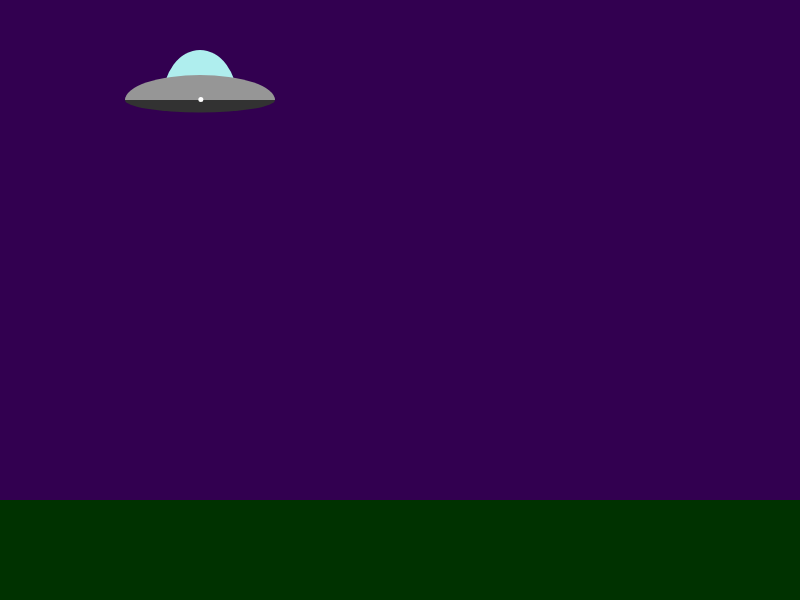
Frame 1 (no input)
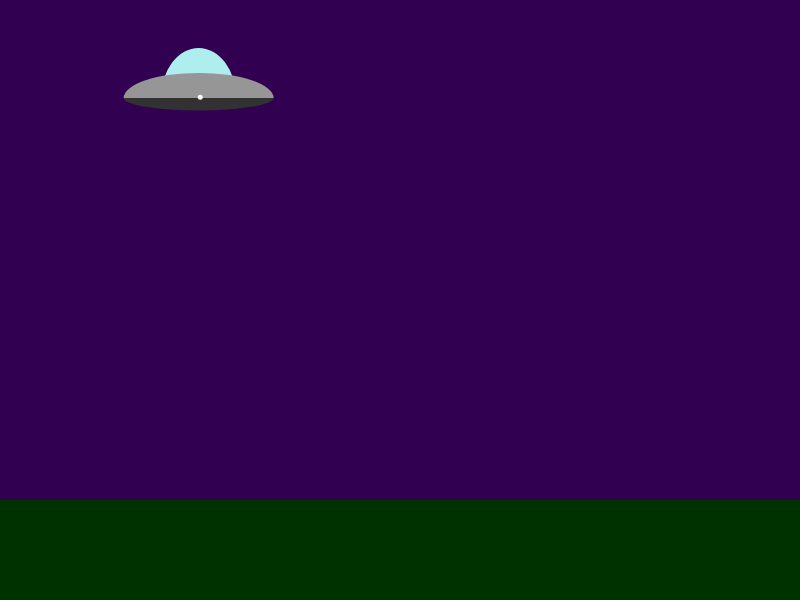
Frame 60 (no input)
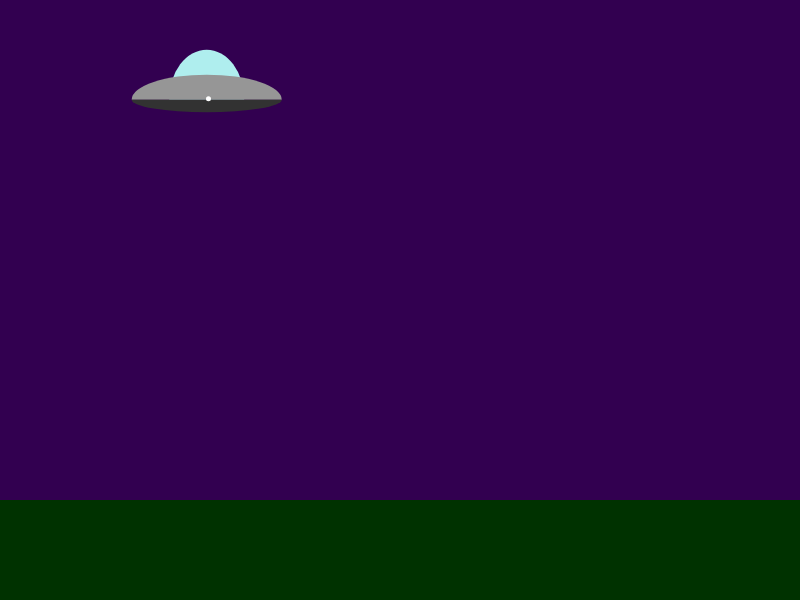
Frame 120 (the mouse pressed at the canvas centre since frame 60)

The p5.js sketch that drew these frames (run headless with seeded random() and noise() and a simulated clock; from frame 60 on, the mouse is pressed at the canvas centre):

// p5.js sketch
// ── sketch.js
//Topic 1.1 
//Object orientation revisted
//part one

var flying_saucer_x;
var flying_saucer_y;
var flying_saucer_width;
var flying_saucer_height;

function setup()
{
    createCanvas(800,600);
    noStroke();

    flying_saucer_x = 200;
    flying_saucer_y = 100;
    flying_saucer_width = 150;
}

function draw()
{
    background(50,0,80);
    
    //draw the ground
    fill(0,50,0);
    rect(0,height - 100, width, 100);
    
    //draw the flying saucer
    fill(175,238,238);
    arc(flying_saucer_x,flying_saucer_y,flying_saucer_width/2,100,PI,TWO_PI)
    fill(150);
    arc(flying_saucer_x,flying_saucer_y,flying_saucer_width,50,PI,TWO_PI);
    fill(50);
    arc(flying_saucer_x,flying_saucer_y,flying_saucer_width,25,0,PI);

    flying_saucer_x += random(-2, 2);
    flying_saucer_y += random(-1, 1);

    fill(255);

    var incr = flying_saucer_width/(10 - 1);

    for (var i = 0; i < 10; i++) {
        ellipse(flying_saucer_x - flying_saucer_width/2 * incr * i, flying_saucer_y, 5)
    }
    
}
